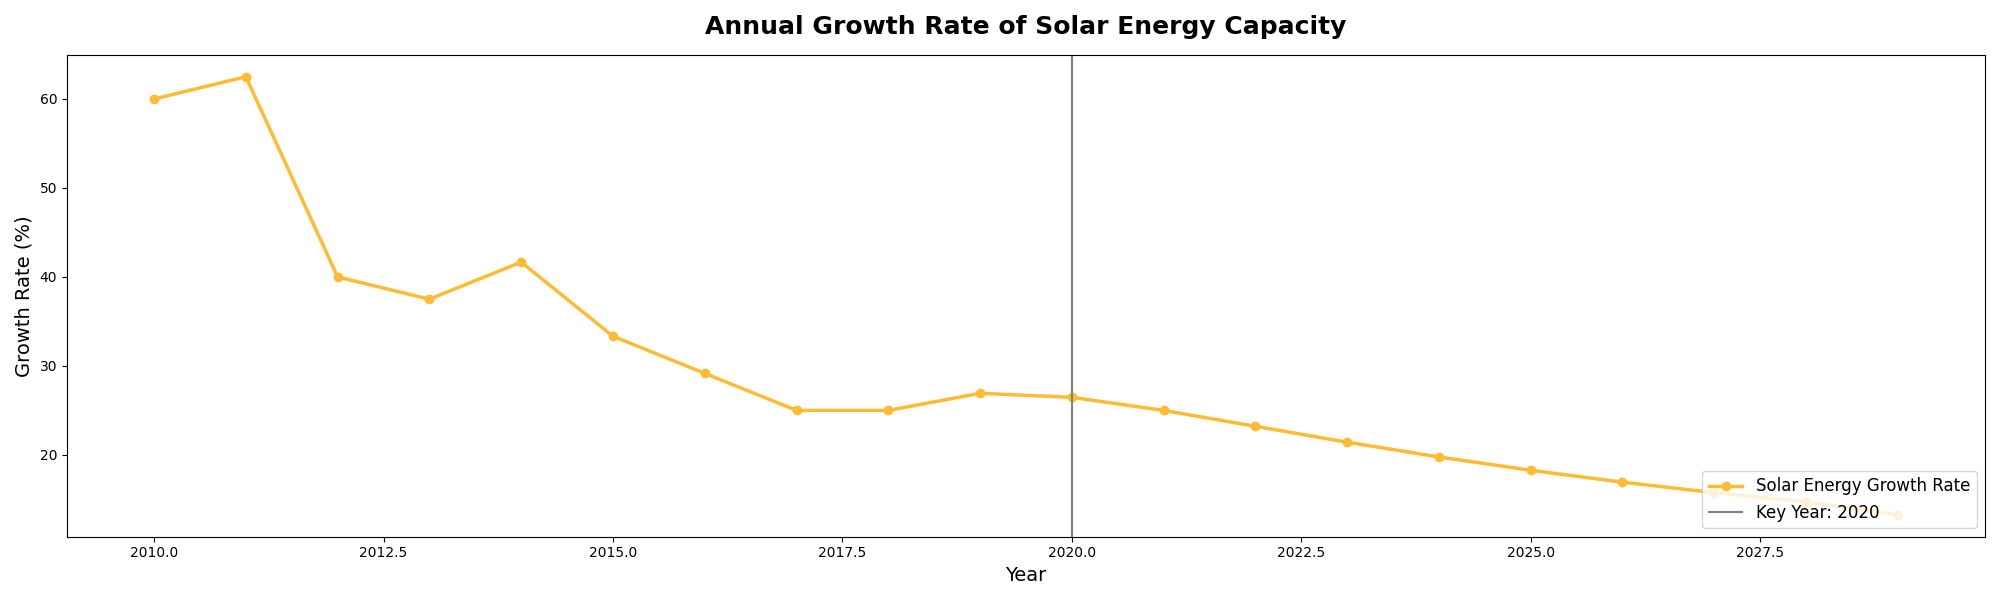

Python code for this plot:
import matplotlib.pyplot as plt
import numpy as np

years = np.arange(2010, 2031)

solar = np.array([5, 8, 15, 20, 30, 45, 60, 80, 100, 130, 170, 220, 280, 350, 430, 520, 620, 730, 850, 980, 1120])
wind = np.array([10, 15, 25, 35, 50, 70, 95, 120, 150, 185, 225, 270, 320, 375, 435, 500, 570, 645, 725, 810, 900])
hydro = np.array([20, 22, 25, 30, 35, 41, 48, 56, 65, 75, 86, 98, 111, 125, 140, 156, 173, 191, 210, 230, 251])
biomass = np.array([2, 3, 5, 7, 10, 14, 19, 25, 32, 40, 49, 59, 70, 82, 95, 109, 124, 140, 157, 175, 194])
geothermal = np.array([1, 1.5, 2, 3, 4, 5.5, 7, 9, 11, 14, 17, 21, 25, 30, 35, 41, 47, 54, 61, 69, 77])

plt.figure(figsize=(20, 12))
plt.stackplot(years, solar, wind, hydro, biomass, geothermal, 
              labels=['Solar', 'Wind', 'Hydro', 'Biomass', 'Geothermal'],
              colors=['#ffbb33', '#29b6f6', '#66bb6a', '#8d6e63', '#ef5350'], alpha=0.8)

plt.title("Renewable Energy Adoption in Eco-friendly City (2010 - 2030)", 
          fontsize=18, fontweight='bold', pad=20)
plt.xlabel("Year", fontsize=14)
plt.ylabel("Installed Capacity (MW)", fontsize=14)

# Randomly altered legend position and removed title
plt.legend(loc='upper center', bbox_to_anchor=(0.5, -0.1), fontsize=12)

# Randomly changed grid line style and color
plt.grid(linestyle='-.', linewidth=0.8, color='grey')

plt.annotate('Solar Energy Boom', xy=(2020, 30), xytext=(2015, 300),
             arrowprops=dict(facecolor='black', shrink=0.05),
             fontsize=12, backgroundcolor='w')
plt.annotate('Steady Growth in Wind Energy', xy=(2015, 75), xytext=(2010, 500),
             arrowprops=dict(facecolor='black', shrink=0.05),
             fontsize=12, backgroundcolor='w')

plt.tight_layout()

fig, ax = plt.subplots(figsize=(20, 6))
solar_growth_rate = np.gradient(solar[:-1], years[:-1]) / solar[:-1] * 100  
# Changed the marker type and line style
ax.plot(years[:-1], solar_growth_rate, marker='o', linestyle='-', color='#ffbb33', label='Solar Energy Growth Rate', linewidth=2.5)
ax.axvline(2020, color='gray', linestyle='-', lw=1.5, label='Key Year: 2020')
ax.set_title("Annual Growth Rate of Solar Energy Capacity", fontsize=18, pad=15, weight='bold')
ax.set_xlabel("Year", fontsize=14)
ax.set_ylabel("Growth Rate (%)", fontsize=14)
ax.legend(loc='lower right', fontsize=12)

plt.tight_layout()
plt.show()
